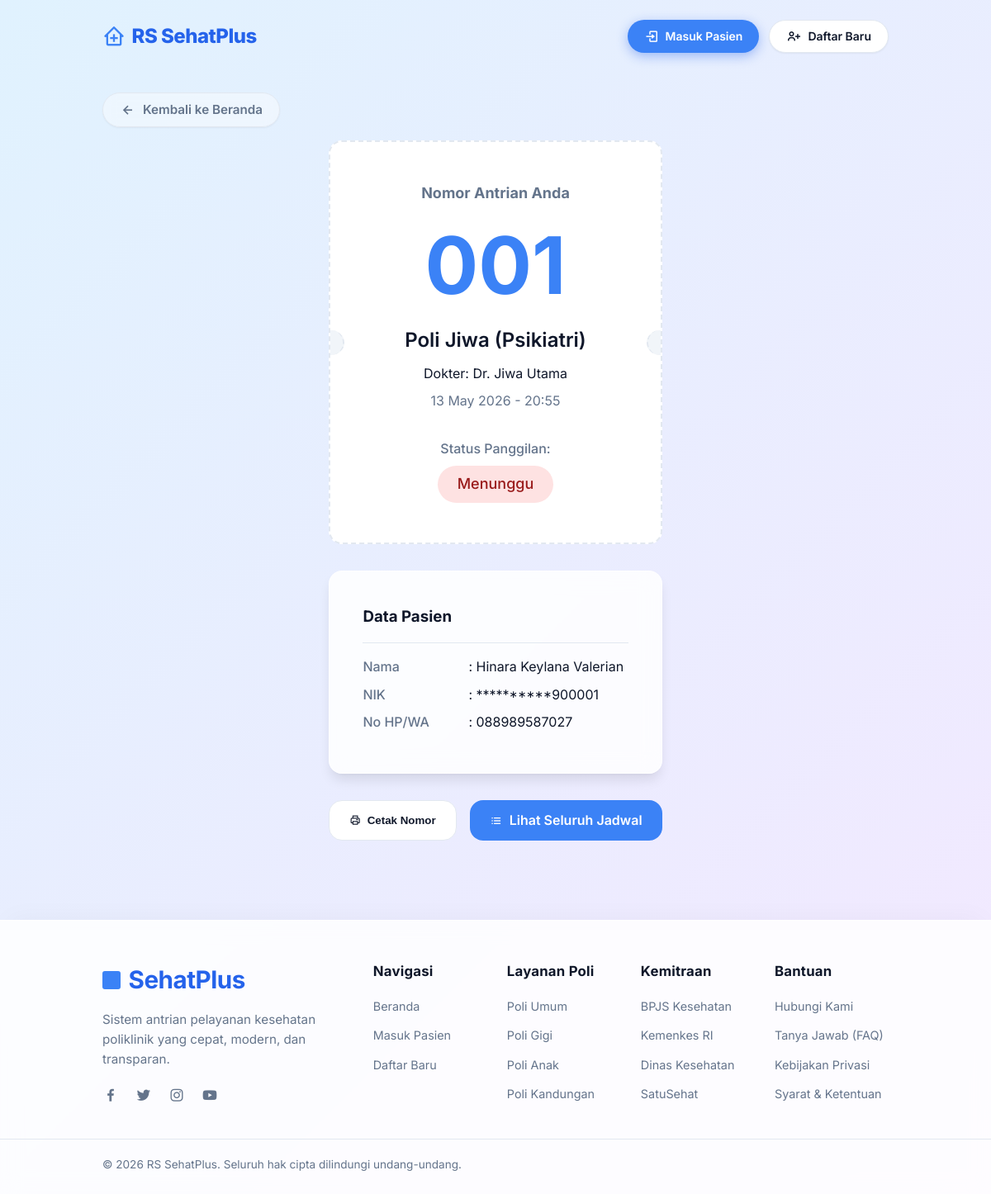
Page /status/1/ on the committed database.
### antrian/models.py (models this page shows, shortened)
class Antrian(models.Model):
    STATUS_CHOICES = (
        ('Menunggu', 'Menunggu'),
        ('Diperiksa', 'Diperiksa'),
        ('Selesai', 'Selesai'),
        ('Batal', 'Batal'),
    )
    pasien = models.ForeignKey(Pasien, on_delete=models.CASCADE, related_name='antrian')
    poli = models.ForeignKey(Poli, on_delete=models.CASCADE)
    dokter = models.ForeignKey(Dokter, on_delete=models.CASCADE)
    tanggal = models.DateField()
    waktu_kunjungan = models.TimeField(null=True, blank=True)
    nomor_antrian = models.IntegerField()
    status = models.CharField(max_length=20, choices=STATUS_CHOICES, default='Menunggu')
    created_at = models.DateTimeField(auto_now_add=True)
    class Meta:
        unique_together = ('poli', 'tanggal', 'nomor_antrian')
        ordering = ['tanggal', 'poli', 'nomor_antrian']

class Poli(models.Model):
    nama = models.CharField(max_length=100)
    deskripsi = models.TextField(blank=True, null=True)

class Dokter(models.Model):
    nama = models.CharField(max_length=100)
    poli = models.ForeignKey(Poli, on_delete=models.CASCADE, related_name='dokter')
    jadwal = models.CharField(max_length=200, blank=True, null=True)

class Pasien(models.Model):
    nama = models.CharField(max_length=100)
    nik = models.CharField(max_length=16, unique=True)
    no_rekam_medis = models.CharField(max_length=20, unique=True, blank=True, null=True)
    no_telepon = models.CharField(max_length=15)
    alamat = models.TextField(blank=True, null=True)

### antrian/views.py (the view)
# urls.py: path('status/<int:antrian_id>/', views.status_antrian, name='status_antrian'),
def status_antrian(request, antrian_id):
    antrian = get_object_or_404(Antrian, id=antrian_id)
    return render(request, 'antrian/status.html', {'antrian': antrian})

### templates/antrian/status.html (shortened to what this page needs)
{% extends 'base.html' %}
{% block content %}
<div style="display: flex; justify-content: flex-start; width: 100%; margin-bottom: 1rem;">
    <a href="{% url 'beranda' %}" class="back-link" style="margin-top: 0; margin-bottom: 0;">
        <i class='bx bx-left-arrow-alt'></i> Kembali ke Beranda
    </a>
</div>
<div class="status-container" style="display: flex; flex-direction: column; align-items: center;">
    <div class="ticket" style="width: 100%;">
        <h3 style="color: var(--text-muted); font-size: 1.125rem;">Nomor Antrian Anda</h3>
        <div class="ticket-number">{{ antrian.nomor_antrian|stringformat:"03d" }}</div>
        <div class="ticket-poli">{{ antrian.poli.nama }}</div>
        <div style="margin: 0.5rem 0;">Dokter: {{ antrian.dokter.nama }}</div>
        <div class="ticket-date">{{ antrian.tanggal|date:"d F Y" }} - {{ antrian.waktu_kunjungan|time:"H:i" }}</div>
        <div style="margin-top: 2rem;">
            <span style="font-weight: 500; color: var(--text-muted); display: block; margin-bottom: 0.5rem;">Status
                Panggilan:</span>
            <span class="badge badge-{{ antrian.status|lower }}" style="font-size: 1.125rem; padding: 0.5rem 1.5rem;">
                {{ antrian.status }}
            </span>
        </div>
    </div>
    <div class="card" style="text-align: left; margin-bottom: 2rem; width: 100%;">
        <h3 style="border-bottom: 1px solid var(--border); padding-bottom: 1rem; margin-bottom: 1rem;">Data Pasien</h3>
        <div style="display: grid; grid-template-columns: 120px 1fr; gap: 0.5rem; margin-bottom: 0.5rem;">
            <div style="color: var(--text-muted); font-weight: 500;">Nama</div>
            <div>: {{ antrian.pasien.nama }}</div>
            <div style="color: var(--text-muted); font-weight: 500;">NIK</div>
            <div>: **********{{ antrian.pasien.nik|slice:"-6:" }}</div>
            <div style="color: var(--text-muted); font-weight: 500;">No HP/WA</div>
            <div>: {{ antrian.pasien.no_telepon }}</div>
        </div>
    </div>
    <div style="display: flex; gap: 1rem; justify-content: center; margin-bottom: 2rem;">
        <button onclick="window.print()" class="btn btn-secondary">
            <i class='bx bx-printer'></i> Cetak Nomor
        </button>
        <a href="{% url 'daftar_antrian' %}" class="btn btn-primary">
            <i class='bx bx-list-ul'></i> Lihat Seluruh Jadwal
        </a>
    </div>
</div>
{% endblock %}

### static/css/style.css (style rules this page uses)
:root { --primary: #3b82f6; --primary-dark: #2563eb; --secondary: #10b981; --accent: #8b5cf6; --bg-light: #f1f5f9; --text-main: #0f172a; --text-muted: #64748b; --surface: #ffffff; --border: #e2e8f0; --shadow-sm: 0 1px 2px 0 rgb(0 0 0 / 0.05); --shadow-md: 0 10px 15px -3px rgb(0 0 0 / 0.1), 0 4px 6px -4px rgb(0 0 0 / 0.05); --shadow-lg: 0 20px 25px -5px rgb(0 0 0 / 0.1), 0 8px 10px -6px rgb(0 0 0 / 0.1); --radius: 16px; --glass-bg: rgba(255, 255, 255, 0.85); --glass-border: rgba(255, 255, 255, 0.5); }
* { margin: 0; padding: 0; box-sizing: border-box; }
body { font-family: 'Inter', sans-serif; background: linear-gradient(135deg, #e0f2fe 0%, #f3e8ff 100%); background-attachment: fixed; color: var(--text-main); line-height: 1.6; display: flex; flex-direction: column; min-height: 100vh; }
a { text-decoration: none; color: inherit; transition: all 0.3s ease; }
.card { background: var(--glass-bg); backdrop-filter: blur(12px); -webkit-backdrop-filter: blur(12px); border: 1px solid var(--glass-border); border-radius: var(--radius); box-shadow: var(--shadow-md); padding: 2.5rem; transition: transform 0.3s cubic-bezier(0.4, 0, 0.2, 1), box-shadow 0.3s ease; }
.btn { display: inline-flex; align-items: center; justify-content: center; padding: 0.75rem 1.5rem; border-radius: var(--radius); font-weight: 600; cursor: pointer; border: none; transition: all 0.3s ease; gap: 0.5rem; }
.btn-primary { background: var(--primary); color: white; }
.btn-secondary { background: var(--surface); color: var(--text-main); border: 1px solid var(--border); }
.status-container { max-width: 600px; margin: 0 auto; text-align: center; }
.ticket { background: var(--surface); border: 2px dashed var(--border); border-radius: var(--radius); padding: 3rem 2rem; margin-bottom: 2rem; position: relative; overflow: hidden; }
.ticket::before, .ticket::after { content: ''; position: absolute; top: 50%; width: 30px; height: 30px; background: var(--bg-light); border-radius: 50%; transform: translateY(-50%); }
.ticket::before { left: -15px; border-right: 2px dashed var(--border); }
.ticket::after { right: -15px; border-left: 2px dashed var(--border); }
.ticket-number { font-size: 6rem; font-weight: 700; color: var(--primary); line-height: 1; margin: 1.5rem 0; }
.ticket-poli { font-size: 1.5rem; font-weight: 600; color: var(--text-main); }
.ticket-date { color: var(--text-muted); }
.badge { display: inline-block; padding: 0.25rem 0.75rem; border-radius: 9999px; font-size: 0.875rem; font-weight: 500; }
.badge-menunggu { background: #fee2e2; color: #991b1b; }
.back-link { display: inline-flex; align-items: center; gap: 0.5rem; color: var(--text-muted); font-size: 0.95rem; font-weight: 600; padding: 0.5rem 1.25rem; border-radius: 99px; background: rgba(255, 255, 255, 0.4); border: 1px solid var(--border); transition: all 0.3s cubic-bezier(0.4, 0, 0.2, 1); backdrop-filter: blur(8px); -webkit-backdrop-filter: blur(8px); box-shadow: var(--shadow-sm); margin-top: 1.5rem; text-decoration: none; }
.back-link i { font-size: 1.25rem; transition: transform 0.3s cubic-bezier(0.4, 0, 0.2, 1); }

### rows in the picture
Antrian: nomor_antrian "001", poli.nama "Poli Jiwa (Psikiatri)", dokter.nama "Dr. Jiwa Utama", tanggal "13 May 2026", waktu_kunjungan "20:55", status "Menunggu", pasien.nama "Hinara Keylana Valerian", pasien.nik "900001", pasien.no_telepon "088989587027"
